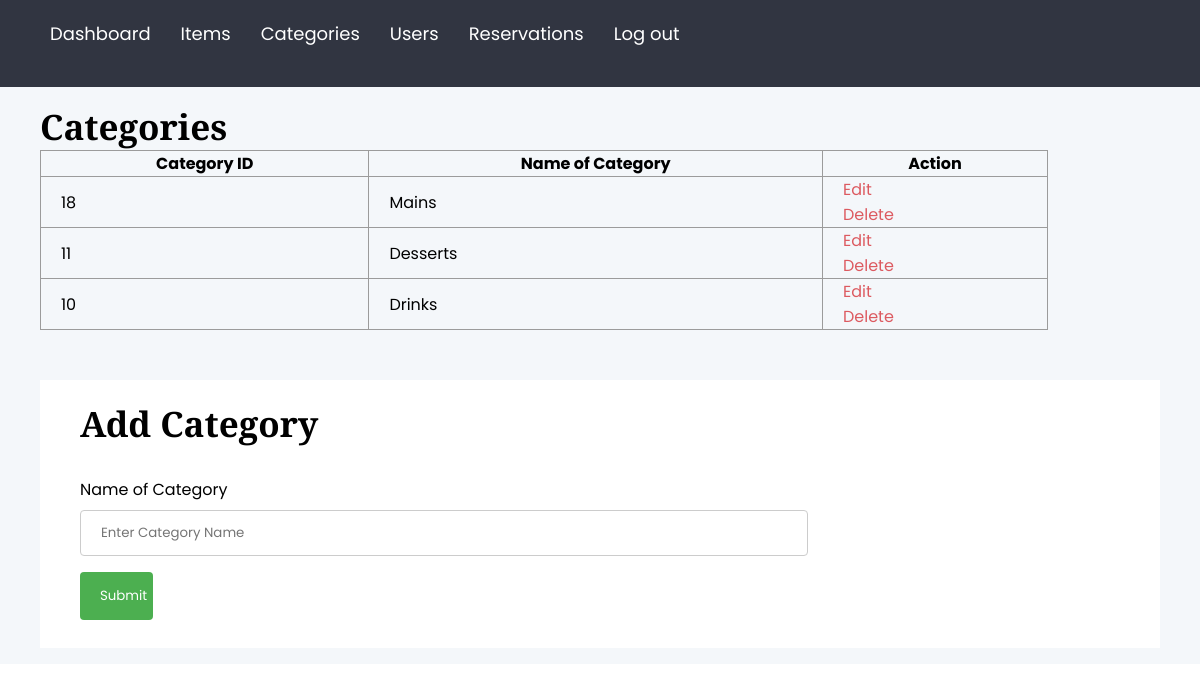
Screenshot of /admin/category.php with the database file from the repository.
### tables this page shows
CREATE TABLE IF NOT EXISTS `category` (
  `category_id` int NOT NULL AUTO_INCREMENT,
  `name` varchar(50) DEFAULT NULL,
  `description` text,
  `created_at` datetime DEFAULT NULL,
  `updated_at` datetime DEFAULT NULL,
  PRIMARY KEY (`category_id`)
);

### admin/category.php (the view, shortened to what this page needs)
<!DOCTYPE html>
<html lang="en">
<head>
  <?php
  include '../includes/connection.php';
  include '../includes/header.php';
  ?>
  <link rel="stylesheet" href="assets/admin-style.css">
</head>
<body>
        <nav class="admin__nav">
            <ul class="menu">
                <li class="menu__item">
                    <a class="menu__link" href="dashboard.php">Dashboard</a>
                </li>
                <li class="menu__item">
                    <a class="menu__link" href="products.php">Items</a>
                </li>
                <li class="menu__item">
                    <a class="menu__link" href="category.php">Categories</a>
                </li>
                <li class="menu__item">
                    <a class="menu__link" href="users.php">Users</a>
                </li>
                <li class="menu__item">
        <a class="menu__link" href="table.php">Reservations</a>
      </li>
                <li class="menu__item">
                    <a class="menu__link" href="../logout.php">Log out</a>
                </li>
            </ul>
        </nav>
        <main class="admin__main">
            <h2>Categories</h2>
            <table id="customers">
                <tr>
                    <th>Category ID</th>
                    <th>Name of Category</th>
                    <th>Action</th>
                </tr>
                <tr>
                    <?php
                    $sql = "SELECT * FROM category";
                    $result = $conn->query($sql);
                    if ($result->num_rows > 0) {
                        while ($row = $result->fetch_assoc()) {
                            ?>
                        <tr>
                            <td>
                                <?php echo $row['category_id']; ?>
                            </td>
                            <td>
                                <?php echo $row['name']; ?>
                            </td>
                            <td>
                                <a href="category-edit.php?category_id=<?php echo $row['category_id']; ?>" class="edit-badge"
                                    title="Edit">Edit <i class=""></i></a><br>
                                <a href="category-process.php?category_id=<?php echo $row['category_id']; ?>"
                                    class="del-badge" title="Delete">  Delete<i class=""></i></a>
                            </td>
                        </tr>
                        <?php
                        }
                    } else {
                        echo "0 results";
                    }
                    ?>
                </tr>
            </table>
            <div class="add-form">
                <h2>Add Category</h2>
            <form action="category-process.php" method="POST">
                <label for="cName">Name of Category </label>
                <input type="text" id="cName" name="cName" placeholder="Enter Category Name" required>
                <input type="submit" value="Submit" name="addCategory">
            </form>
            </div>
        </main>
</body>
</html>

### assets/css/styles.css (style rules this page uses)
* { margin: 0; padding: 0; box-sizing: border-box; }
a { color: var(--text-color); text-decoration: none; }
ul, li { margin: 0; padding: 0; list-style: none; }
:root { --primary-color: #000000; --text-color: #5c686c; --primary-font: 'Playfair Display', serif; --secondry-font: 'Poppins', sans-serif; }
body { color: var(--primary-color); font-family: var(--secondry-font); }
h2 { font-size: 35px; font-family: var(--primary-font); }
nav { width: 100%; background: var(--primary-color); z-index: 99; }
:root { --primary-color: #000000; --text-color: #000000; --primary-font: 'Playfair Display', serif; --secondry-font: 'Poppins', sans-serif; }

### admin/assets/admin-style.css (style rules this page uses)
* { margin: 0; padding: 0; box-sizing: border-box; font-family: 'Poppins', sans-serif;; }
body { height: 100%; overflow-x: hidden; }
.admin__nav { flex: 0 0 250px; grid-area: nav; background-color: #313541; }
.admin__nav .menu { padding: 20px 40px; }
.menu__item { margin-bottom: 20px; list-style: none; }
.menu__item a { color: #FFF; font-size: 18px; }
.admin__main { grid-area: main; padding: 16px 40px; background-color: #f4f7fa; }
a { color: #dc5a60; text-decoration: none; }
table { border-collapse: collapse; width: 90%; }
table th, td { border: 1px solid #9b9b9b; padding: 0 20px; }
form { width: 70%; margin-top: 30px; }
input[type=text], select, [type="file"], textarea { width: 100%; padding: 12px 20px; margin: 8px 0; display: inline-block; border: 1px solid #ccc; border-radius: 4px; box-sizing: border-box; }
input[type=submit] { width: 10%; background-color: #4CAF50; color: white; padding: 14px 20px; margin: 8px 0; border: none; border-radius: 4px; cursor: pointer; }
.add-form { background: #FFF; padding: 20px 40px; margin-top: 50px; }

### admin/category.php (style rules this page uses)
.admin__nav { display: flex; }
.menu { list-style: none; display: flex; }
.menu__item { margin-right: 10px; }
.menu__link { text-decoration: none; color: #000; padding: 5px 10px; }

### rows the page displays
category: category_id "18", name "Mains"
category: category_id "11", name "Desserts"
category: category_id "10", name "Drinks"
